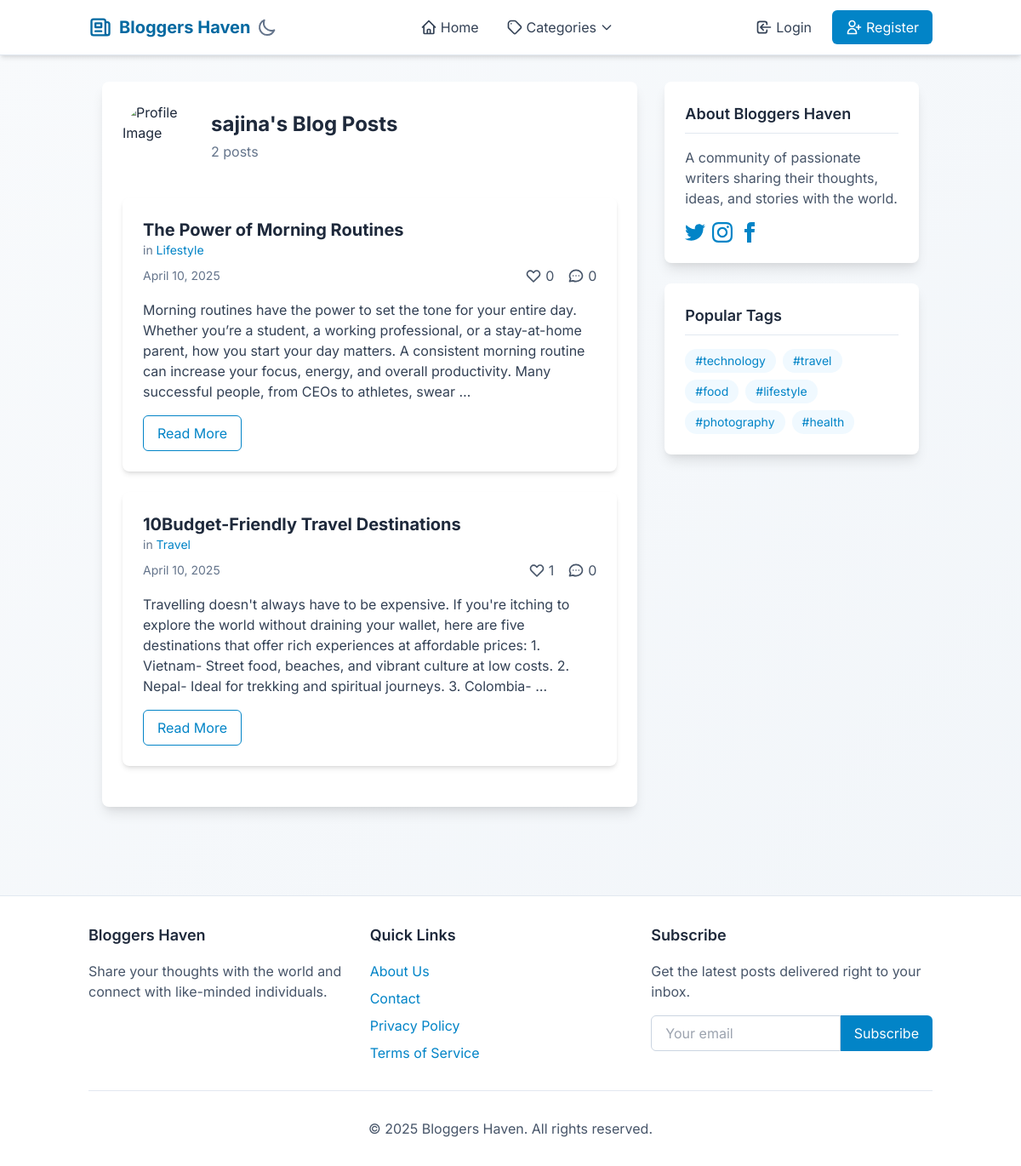
Screenshot of /user/sajina/ with the database file from the repository.
### blog/models.py (models this page shows, shortened)
class Post(models.Model):
    title = models.CharField(max_length=200)
    content = models.TextField()
    date_posted = models.DateTimeField(default=timezone.now)
    author = models.ForeignKey(User, on_delete=models.CASCADE)
    category = models.ForeignKey(Category, on_delete=models.SET_NULL, null=True, related_name='posts')
    likes = models.ManyToManyField(User, related_name='blog_posts', blank=True)
    def total_likes(self):
        return self.likes.count()

class Category(models.Model):
    name = models.CharField(max_length=100, unique=True)
    slug = models.SlugField(max_length=100, unique=True)
    description = models.TextField(blank=True)
    class Meta:
        verbose_name_plural = 'Categories'
    def get_absolute_url(self):
        return reverse('category-blogs', kwargs={'slug': self.slug})

### blog/views.py (the view)
# urls.py: path('user/<str:username>/', UserPostListView.as_view(), name='user-posts'),
class UserPostListView(ListView):
    model = Post
    template_name = 'blog/user_blogs.html'
    context_object_name = 'posts'
    paginate_by = 5
    def get_queryset(self):
        user = get_object_or_404(User, username=self.kwargs.get('username'))
        return Post.objects.filter(author=user).order_by('-date_posted')

### blog/context_processors.py (called while the page is built)
def categories(request):
    return {
        'categories': Category.objects.all()
    }

### blog/templatetags/blog_filters.py (called while the page is built)
@register.filter
def get_profile_image(user):
    try:
        if user.profile.image:
            return user.profile.image.url
        else:
            return f"{settings.MEDIA_URL}profile_pics/default.jpg"
    except Exception:
        return f"{settings.MEDIA_URL}profile_pics/default.jpg"

### blog/templates/blog/user_blogs.html (shortened to what this page needs)
{% extends "blog/base.html" %}
{% load blog_filters %}
{% block content %}
    <div class="flex flex-col md:flex-row md:items-center mb-8">
        <img class="rounded-full w-20 h-20 object-cover mb-4 md:mb-0 md:mr-6" src="{{ view.kwargs.username|get_profile_image }}" alt="Profile Image">
        <div>
            <h1 class="text-2xl font-bold text-secondary-800 dark:text-gray-100 mb-1">{{ view.kwargs.username }}'s Blog Posts</h1>
            <p class="text-secondary-500 dark:text-gray-400">{{ page_obj.paginator.count }} post{{ page_obj.paginator.count|pluralize }}</p>
        </div>
    </div>
    {% for post in posts %}
        <article class="bg-white dark:bg-dark-200 rounded-lg shadow-md dark:shadow-dark-soft p-6 mb-6 transition-colors duration-300">
            <div class="flex justify-between items-center mb-2">
                <div>
                    <a class="text-xl font-bold text-secondary-800 dark:text-gray-100 hover:text-primary-600 dark:hover:text-primary-400 transition duration-300" href="{% url 'post-detail' post.id %}">{{ post.title }}</a>
                    <span class="text-secondary-500 dark:text-gray-400 text-sm block">
                        in <a href="{{ post.category.get_absolute_url }}" class="text-primary-600 dark:text-primary-400 hover:text-primary-700 dark:hover:text-primary-300 transition duration-300">{{ post.category.name }}</a>
                    </span>
                </div>
            </div>
            <div class="flex justify-between items-center mt-2">
                <span class="text-secondary-500 dark:text-gray-400 text-sm">{{ post.date_posted|date:"F d, Y" }}</span>
                <div class="flex items-center text-secondary-600 dark:text-gray-300">
                    <span class="mr-4 flex items-center">
                        {{ post.total_likes }}
                    </span>
                    <span class="flex items-center">
                        {{ post.comments.count }}
                    </span>
                </div>
            </div>
            <p class="mt-4 text-secondary-700 dark:text-gray-200">{{ post.content|truncatewords:50 }}</p>
            <a href="{% url 'post-detail' post.id %}" class="inline-block mt-4 px-4 py-2 border border-primary-600 dark:border-primary-500 text-primary-600 dark:text-primary-400 rounded-md hover:bg-primary-600 hover:text-white dark:hover:bg-primary-700 transition duration-300">Read More</a>
        </article>
    {% empty %}
        <div class="bg-white dark:bg-dark-200 rounded-lg shadow-md dark:shadow-dark-soft p-6 mb-6 transition-colors duration-300">
            <p class="text-secondary-700 dark:text-gray-200">No posts available.</p>
        </div>
    {% endfor %}
{% endblock content %}

### blog/templates/blog/base.html (style rules this page uses)
body { font-family: 'Inter', sans-serif; }

### rows the page displays
Post: title "The Power of Morning Routines", category.name "Lifestyle", date_posted "April 10, 2025", total_likes "0", comments.count "0", content "Morning routines have the power to set the tone for your entire day. Whether you’re a student, a working professional, or a stay-at-home parent, how you start your day matters. A consistent morning routine can increase your focus, energy, and overall productivity. Many successful people, from CEOs to athletes, swear …"
Post: title "10Budget-Friendly Travel Destinations", category.name "Travel", date_posted "April 10, 2025", total_likes "1", comments.count "0", content "Travelling doesn't always have to be expensive. If you're itching to explore the world without draining your wallet, here are five destinations that offer rich experiences at affordable prices: 1. Vietnam- Street food, beaches, and vibrant culture at low costs. 2. Nepal- Ideal for trekking and spiritual journeys. 3. Colombia- …"

### other values shown
{{ view.kwargs.username }} "sajina"
{{ page_obj.paginator.count }} "2"
